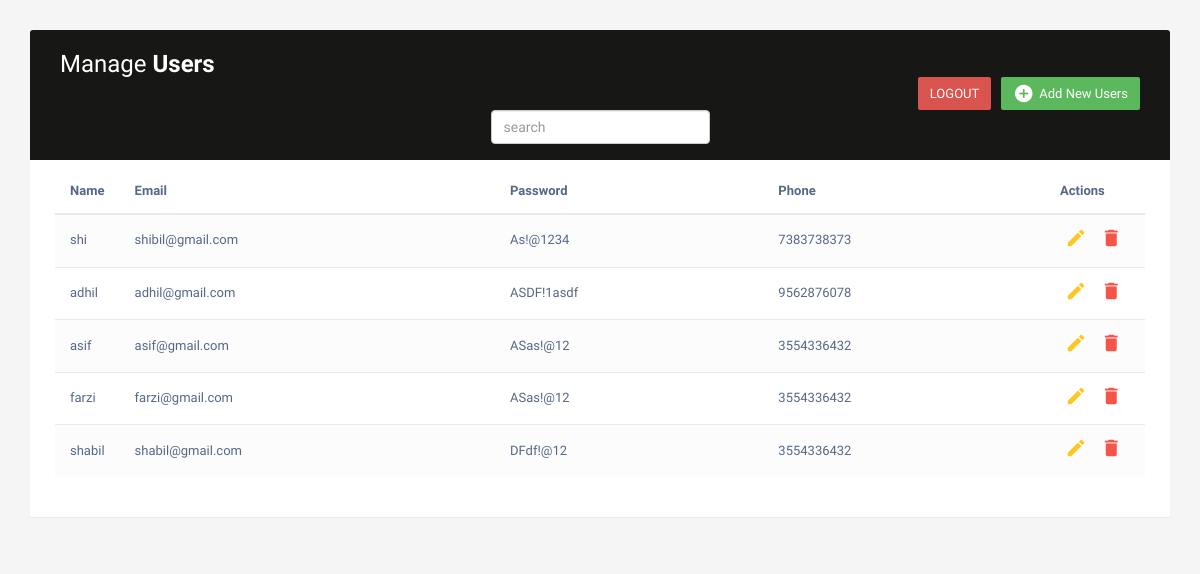
The page /table/ (signed in) on the database its author committed.
### myapp/models.py (models this page shows, shortened)
class Users(models.Model):
    name = models.CharField(max_length=200)
    email = models.EmailField(max_length=100)
    password = models.CharField(max_length=200)
    phone = models.BigIntegerField()

### myapp/views.py (the view)
# urls.py: path('table/', views.table, name = 'table' ),
def table(request):
    if 'name' not in request.session:
        return redirect('login')
    if 'name' in request.session:
        user = Users.objects.all()
        context = {
            'user':user
        }
        return render(request, 'table.html', context)
    else:
        messages.error(request, "you must be logged in to access this page.")
        return redirect('adminlogin')

### myapp/templates/table.html (shortened to what this page needs)
{% load static %}
<!DOCTYPE html>
<html lang="en">
<head>
<link rel="stylesheet" href="https://maxcdn.bootstrapcdn.com/font-awesome/4.7.0/css/font-awesome.min.css">
<link rel="stylesheet" href="https://maxcdn.bootstrapcdn.com/bootstrap/3.3.7/css/bootstrap.min.css">
<link rel="stylesheet" href="{% static 'css/table.css' %}">
  <body>
    <div class="container">
        <div class="table-wrapper">
            <div class="table-title">
                <div class="row">
                    <div class="col-sm-12">
						<h2>Manage <b>Users</b></h2>
					</div>
					<div class="col-sm-12">
						<a href="#addUserModal" class="btn btn-success" data-toggle="modal"><i class="material-icons">&#xE147;</i> <span>Add New Users</span></a>
						<a href="{% url 'logout' %}" class="btn btn-danger"><span>LOGOUT</span></a>
					</div>
				  <div class="search text-center">
					<form method="get" action="/search"class="form-inline my-2 my-lg-0">
						<input class="form-control mr-sm-2 ml-auto" type="search" placeholder="search" aria-label="search" name="query" id="query">
					</form>
				 </div>
                </div>
            </div>
            <table class="table table-striped table-hover">
                <thead>
                    <tr>
                        <th>Name</th>
                        <th>Email</th>
						<th>Password</th>
                        <th>Phone</th>
                        <th>Actions</th>
                    </tr>
                </thead>
                <tbody>
					{% for i in user %}
                    <tr>
                        <td>{{i.name}}</td>
                        <td>{{i.email}}
						<td>{{i.password}}
                        <td>{{i.phone}}</td>
                        <td>
                            <a href="#editUserModal-{{forloop.counter}}" class="edit" data-toggle="modal"><i class="material-icons" data-toggle="tooltip" title="Edit">&#xE254;</i></a>
                            <a href="#deleteUserModal-{{forloop.counter}}" class="delete" data-toggle="modal"><i class="material-icons" data-toggle="tooltip" title="Delete">&#xE872;</i></a>
                        </td>
                    </tr>
                 {% endfor %}
                </tbody>
            </table>
        </div>
    </div>
</body>
</html>

### staticfolder/css/table.css (style rules this page uses)
body { color: #566787; background: #f5f5f5; font-family: 'Varela Round', sans-serif; font-size: 13px; }
.table-wrapper { background: #fff; padding: 20px 25px; margin: 30px 0; border-radius: 3px; box-shadow: 0 1px 1px rgba(0,0,0,.05); }
.table-title { padding-bottom: 15px; background: #171716; color: #fff; padding: 16px 30px; margin: -20px -25px 10px; border-radius: 3px 3px 0 0; }
.table-title h2 { margin: 5px 0 0; font-size: 24px; }
.table-title .btn { color: #fff; float: right; font-size: 13px; border: none; min-width: 50px; border-radius: 2px; border: none; outline: none !important; margin-left: 10px; }
.table-title .btn i { float: left; font-size: 21px; margin-right: 5px; }
.table-title .btn span { float: left; margin-top: 2px; }
table.table tr th, table.table tr td { border-color: #e9e9e9; padding: 12px 15px; vertical-align: middle; }
table.table tr th:first-child { width: 60px; }
table.table tr th:last-child { width: 100px; }
table.table-striped tbody tr:nth-of-type(odd) { background-color: #fcfcfc; }
table.table td:last-child i { opacity: 0.9; font-size: 22px; margin: 0 5px; }
table.table td a { font-weight: bold; color: #566787; display: inline-block; text-decoration: none; outline: none !important; }
table.table td a.edit { color: #FFC107; }
table.table td a.delete { color: #F44336; }
table.table td i { font-size: 19px; }

### rows shown on the page
Users: name "shi", email "shibil@gmail.com", password "As!@1234", phone "7383738373"
Users: name "adhil", email "adhil@gmail.com", password "ASDF!1asdf", phone "9562876078"
Users: name "asif", email "asif@gmail.com", password "ASas!@12", phone "3554336432"
Users: name "farzi", email "farzi@gmail.com", password "ASas!@12", phone "3554336432"
Users: name "shabil", email "shabil@gmail.com", password "DFdf!@12", phone "3554336432"
